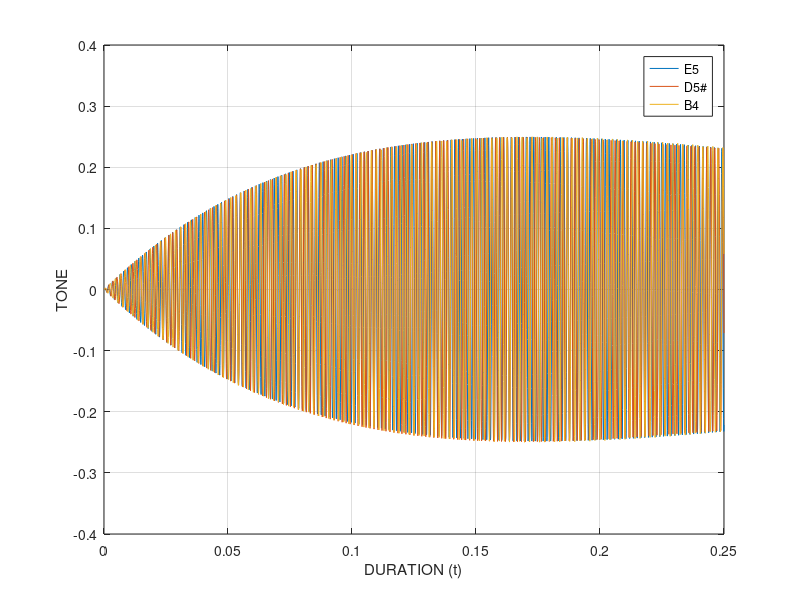

Source code (MATLAB):
fs = 11205;
dur = 0.25;
t = 0:(1/fs):dur;
i = 1;
for key = [56,55,51]
  freq = 440*(2^((key(i)-49)/12));
  tone = (exp(-4*t)-exp(-8*t)).*sin(2*pi*freq*t);
  plot(t,tone)
  ylabel('TONE')
  xlabel('DURATION (t)')
  grid on
  hold on
  if i < length(key)
    i = i+1;
  endif
endfor
legend('E5','D5#','B4')